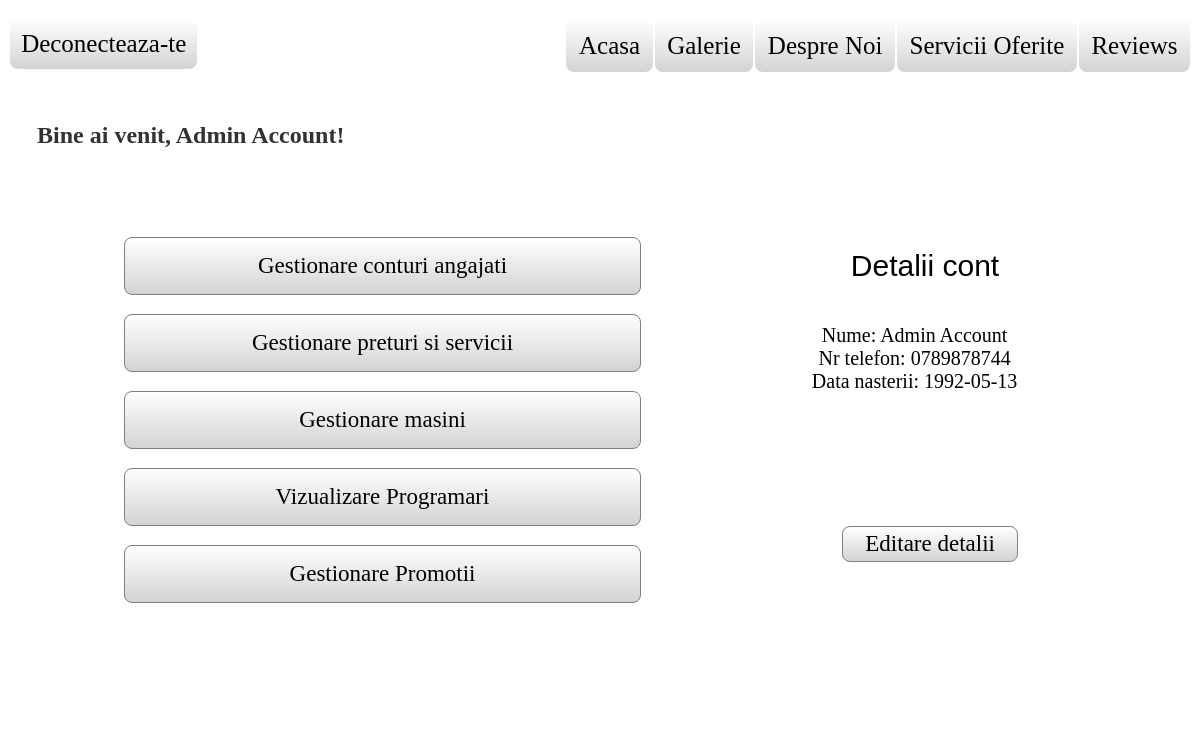
/adminAccount.php?mailUser=mailsef@gmail.com, run on the app's committed database.
### tables this page shows
CREATE TABLE `angajat` (
  `tokenAng` int(11) NOT NULL,
  `idAng` int(11) NOT NULL,
  `numeAng` varchar(50) NOT NULL,
  `mailAng` varchar(50) NOT NULL,
  `nrTelAng` varchar(10) NOT NULL,
  `dataNaAng` date NOT NULL,
  `parolaAng` varchar(30) NOT NULL
);

### adminAccount.php (the view, shortened to what this page needs)
<!DOCTYPE>
<html>
	<head>
		<link rel="stylesheet" href="adminAccountCSS.css">
		<link rel="stylesheet"href="prevAndTopBCSS.css">
	</head>
	<body>
	<?php
	include "db_connect.php";
	$mailUser=$_GET['mailUser'];
	$sql = "SELECT numeAng, nrTelAng, dataNaAng FROM angajat WHERE mailAng ='$mailUser'";
	$result= $conn->query($sql);
	$row = $result->fetch_assoc();
	$numeAng= $row["numeAng"];
	$nrTelAng= $row["nrTelAng"];
	$dataNaAng= $row["dataNaAng"];
	echo' <div id="topbarid" class="topbar">
		<div id="tblid" class="tbl"> ';
			echo'<a href="index.php"> Deconecteaza-te </a>';
		echo'</div>
		<div id="tbrid" class="tbr">';
			echo'<a href="adminAccount.php?mailUser='.$mailUser.'">Acasa</a>';
			echo'<a href="galerieF2.php?mailUser='.$mailUser.'">Galerie</a>';
			echo'<a href="aboutUs.php?mailUser='.$mailUser.'"> Despre Noi</a>';
			echo'<a href="aboutServices.php?mailUser='.$mailUser.'"> Servicii Oferite </a>';
			echo'<a href="reviews.php?mailUser='.$mailUser.'"> Reviews </a>';
	echo'	</div>
	</div>';
	?>
	<div class="welcome">
	<?php
	echo '<h2>Bine ai venit, '.$row["numeAng"].'!</h2>';
	?>
	</div>
	<div id="mainid" class="mainDiv">
		<div id="progrid" class="progr">
			<?php echo '<a href="gestContAng.php?mailUser='.$mailUser.'">Gestionare conturi angajati</a>';?>
			<?php echo '<a href="gestPretServ.php?mailUser='.$mailUser.'">Gestionare preturi si servicii</a>';?>
			<?php echo '<a href="gestMasini.php?mailUser='.$mailUser.'">Gestionare masini</a>';?>
			<?php echo '<a href="vizProgrSef.php?mailUser='.$mailUser.'">Vizualizare Programari</a>';?>
			<?php echo '<a href="gestPromotii.php?mailUser='.$mailUser.'">Gestionare Promotii</a>';?>
		</div>
		<div id="detailsid" class="details">
			<p>Detalii cont</p>
			<div class="detCl">
				<?php
					echo "Nume: " . $numeAng. "<br>";
					echo "Nr telefon: " . $nrTelAng. "<br>";
					echo "Data nasterii: " . $dataNaAng. "<br>";
				?>
			</div>
			<?php echo '<a href="editDetails.php?email='.$mailUser.'&mailUser='.$mailUser.'">Editare detalii</a>';?>
		</div>
	</div>
	</body>
</html>

### adminAccountCSS.css (style rules this page uses)
body { background-image:url("images/homeBackgr.jpg"); background-size: cover; }
.mainDiv { position: relative; background-repeat:no-repeat; height:74%; width:90%; left:5%; top: 30px; AGY7O6KK` text-align:center; }
.mainDiv a { border-radius: 8px; background-color: white; padding:1%; margin:1px; text-decoration:none; font-size:23px; color:black; }
.progr, .details { position:absolute; height:87%; top:4px; background-color:rgb(255,255,255,0.8); border-radius:8px; }
.progr { left:0px; width:59%; }
.details { right:0px; width:39%; float:right; }
.progr a { display:block; width:80%; padding-top:15px; padding-bottom:15px; margin: 3% 9%; text-align:center; background-image:linear-gradient(white,lightgray); border: 1px solid gray; }
.detCl { width:75%; height:30%; margin-top:10%; margin-left:10%; margin-right:20%; text-align:center; font-size: 20px; }
.details a { text-align:center; display:block; width:40%; margin-left:30%; margin-top:50px; border: 1px solid gray; background-image:linear-gradient(white,lightgray); }
.details p { font-family:Arial; font-size:30; text-align:center; }

### prevAndTopBCSS.css (style rules this page uses)
a { text-decoration: none; display: inline-block; padding: 8px 16px; }
.topbar { position: relative; background-repeat:no-repeat; height:10%; width:100%; top: 5px; left: 1px; }
.tbl { position:absolute; top:5px; left:0px; width:47%; }
.tbr { position:absolute; top:5px; right:0px; width:53%; }
.topbar a { border-radius: 8px; background-image:linear-gradient(white,lightgray); padding:1%; margin:1px; text-decoration:none; font-size:25px; color:black; padding:2%; }
.welcome { opacity:0.8; background-color:white; width:30%; padding:4px; height:10%; text-align:center; margin-top:1%; margin-left:0.1%; border-radius: 8px; }

### data on the page
angajat: numeAng "Admin Account", nrTelAng "0789878744", dataNaAng "1992-05-13"
